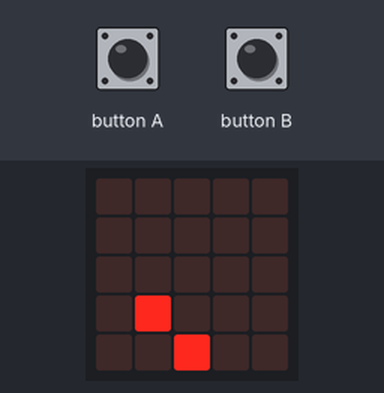
A program run on a simulated BBC micro:bit (MakeCode). On the bench: the board's 5×5 LED display. The inputs (shaded band) are chosen by the test bench. Random numbers come from a fixed seed; the run ends where the board's game-over animation would start. At 8.4 s the program stops and its outputs stay as they are.

Above: at 1.2 s.
1.3 s: button B pressed for 0.15 s
At 1.9 s:
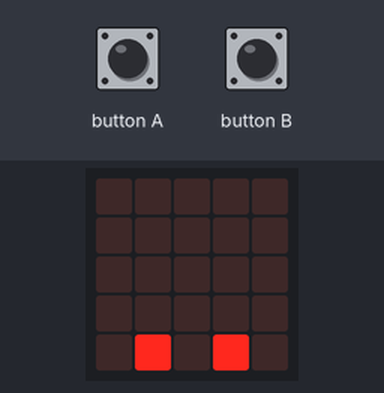
2.0 s: button A pressed for 0.15 s
At 3.0 s:
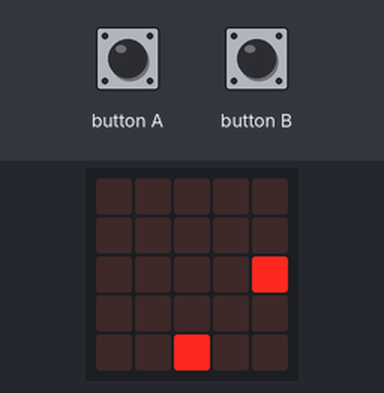
4.1 s: button A pressed for 0.15 s
At 5.1 s:
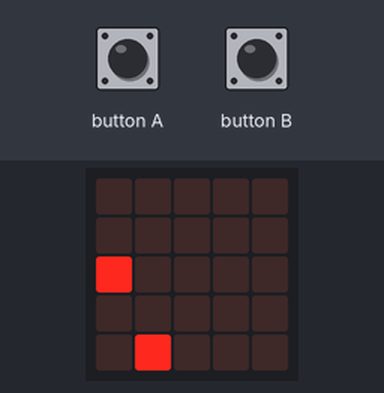
6.2 s: button B pressed for 0.15 s
At 8.6 s:
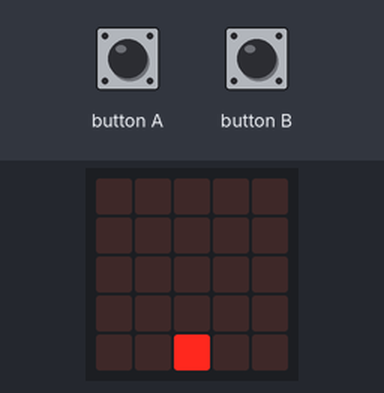
Timing chart, 0 to 9.9 s (numbered marks = the images above; inputs shaded):
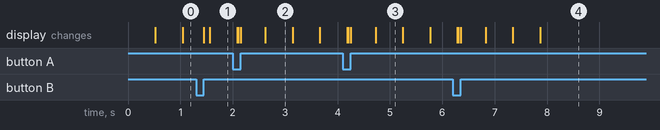

The program:

main.ts
```typescript
input.onButtonPressed(Button.A, function () {
    if (篮子.get(LedSpriteProperty.X) > 0) {
        篮子.change(LedSpriteProperty.X, -1)
    }
})
input.onButtonPressed(Button.B, function () {
    if (篮子.get(LedSpriteProperty.X) < 4) {
        篮子.change(LedSpriteProperty.X, 1)
    }
})
let 篮子: game.LedSprite = null
let 鸡蛋 = game.createSprite(randint(0, 5), 0)
game.setScore(0)
篮子 = game.createSprite(2, 4)
basic.forever(function () {
    if (篮子.isTouching(鸡蛋)) {
        game.gameOver()
    } else if (鸡蛋.get(LedSpriteProperty.Y) < 4) {
        鸡蛋.change(LedSpriteProperty.Y, 1)
        basic.pause(500)
    } else {
        鸡蛋.set(LedSpriteProperty.Y, 0)
        鸡蛋.set(LedSpriteProperty.X, randint(0, 5))
    }
})
```

test.ts
```typescript
// 在此处测试；当此软件包作为插件使用时，将不会编译此软件包。
```

Measured:
- what the display in image 2 shows lasts 0.5 s, from 2.6 s to 3.1 s
